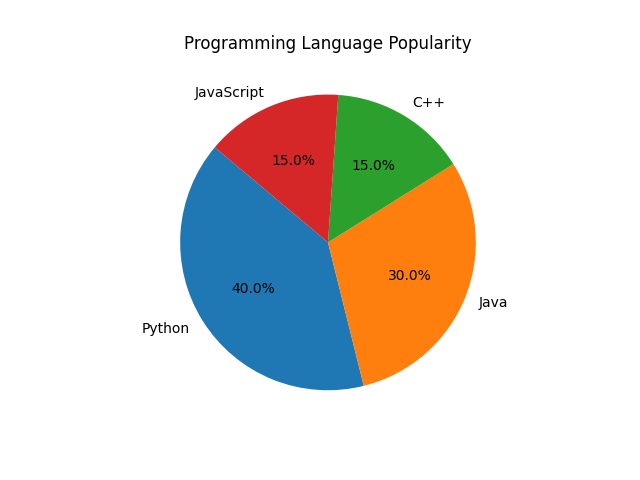

This chart was generated by the following Python code:
import matplotlib.pyplot as plt

labels = ['Python', 'Java', 'C++', 'JavaScript']
sizes = [40, 30, 15, 15]

plt.pie(sizes, labels=labels, autopct='%1.1f%%', startangle=140)
plt.title('Programming Language Popularity')
plt.grid()
plt.savefig('matPlotLib/pie_chart.png')
plt.show()